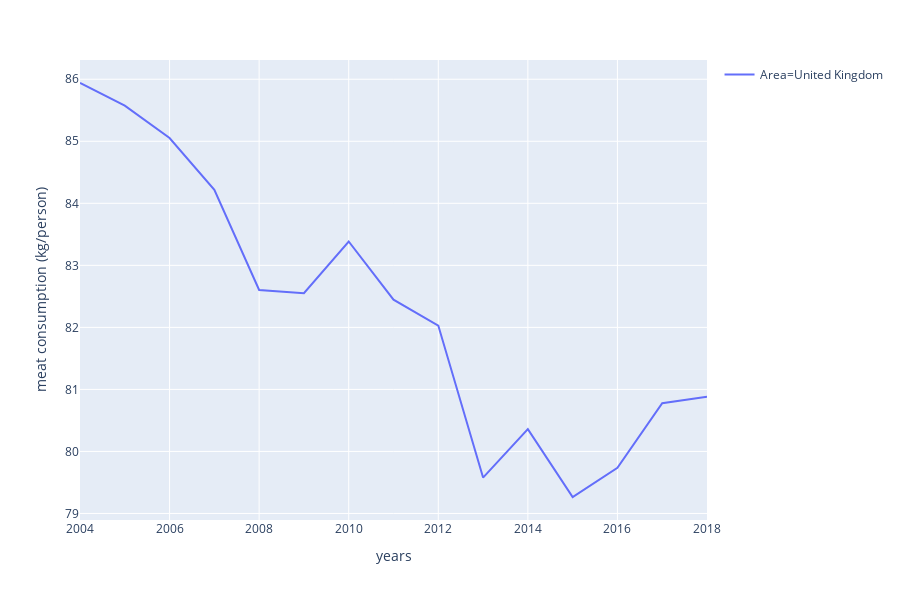

Here is the notebook cell this chart was saved with:
### Code cell
fig = px.line(df, x="years", y='meat consumption (kg/person)', color='Area')
#fig.update_xaxes(title_text='Years')
#fig.update_yaxes(title_text='All meats consumption per 1000 tons')
fig.show()

### Figure 1 — Plotly figure (JSON) as saved in the notebook; plotly's stock layout.template omitted (floating-point values rounded to 4 significant figures)
{"data": [{"hoverlabel": {"namelength": 0}, "hovertemplate": "Area=United Kingdom<br>years=%{x}<br>meat consumption (kg/person)=%{y}", "legendgroup": "Area=United Kingdom", "line": {"color": "#636efa", "dash": "solid"}, "mode": "lines", "name": "Area=United Kingdom", "showlegend": true, "type": "scatter", "x": [2004, 2005, 2006, 2007, 2008, 2009, 2010, 2011, 2012, 2013, 2014, 2015, 2016, 2017, 2018], "xaxis": "x", "y": [85.94, 85.57, 85.05, 84.22, 82.6, 82.55, 83.38, 82.45, 82.03, 79.58, 80.36, 79.27, 79.73, 80.78, 80.88], "yaxis": "y"}], "layout": {"height": 600, "legend": {"tracegroupgap": 0}, "margin": {"t": 60}, "xaxis": {"anchor": "y", "domain": [0, 1], "title": {"text": "years"}}, "yaxis": {"anchor": "x", "domain": [0, 1], "title": {"text": "meat consumption (kg/person)"}}}}
